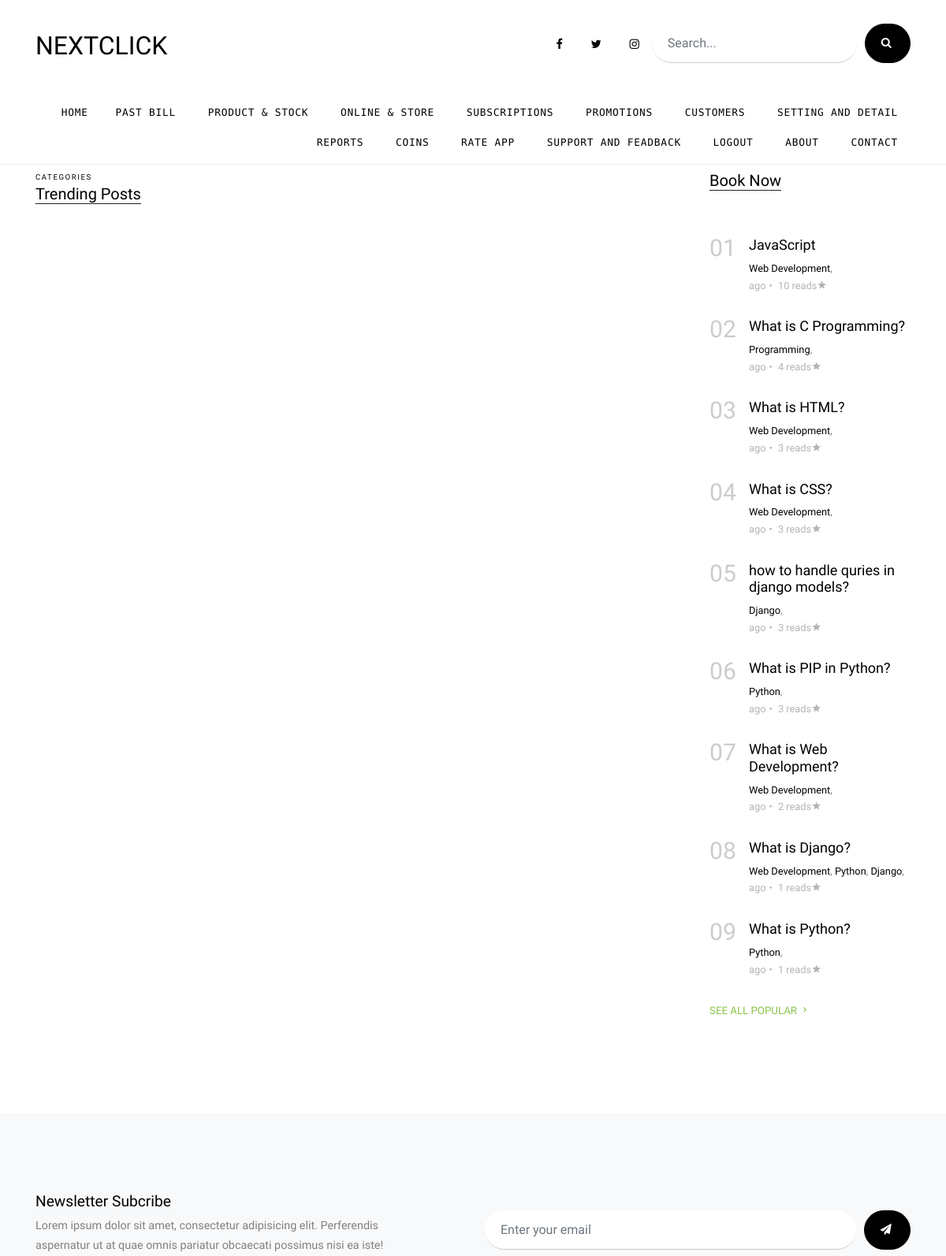
The app's page /view_all/trending (upper part), older data.
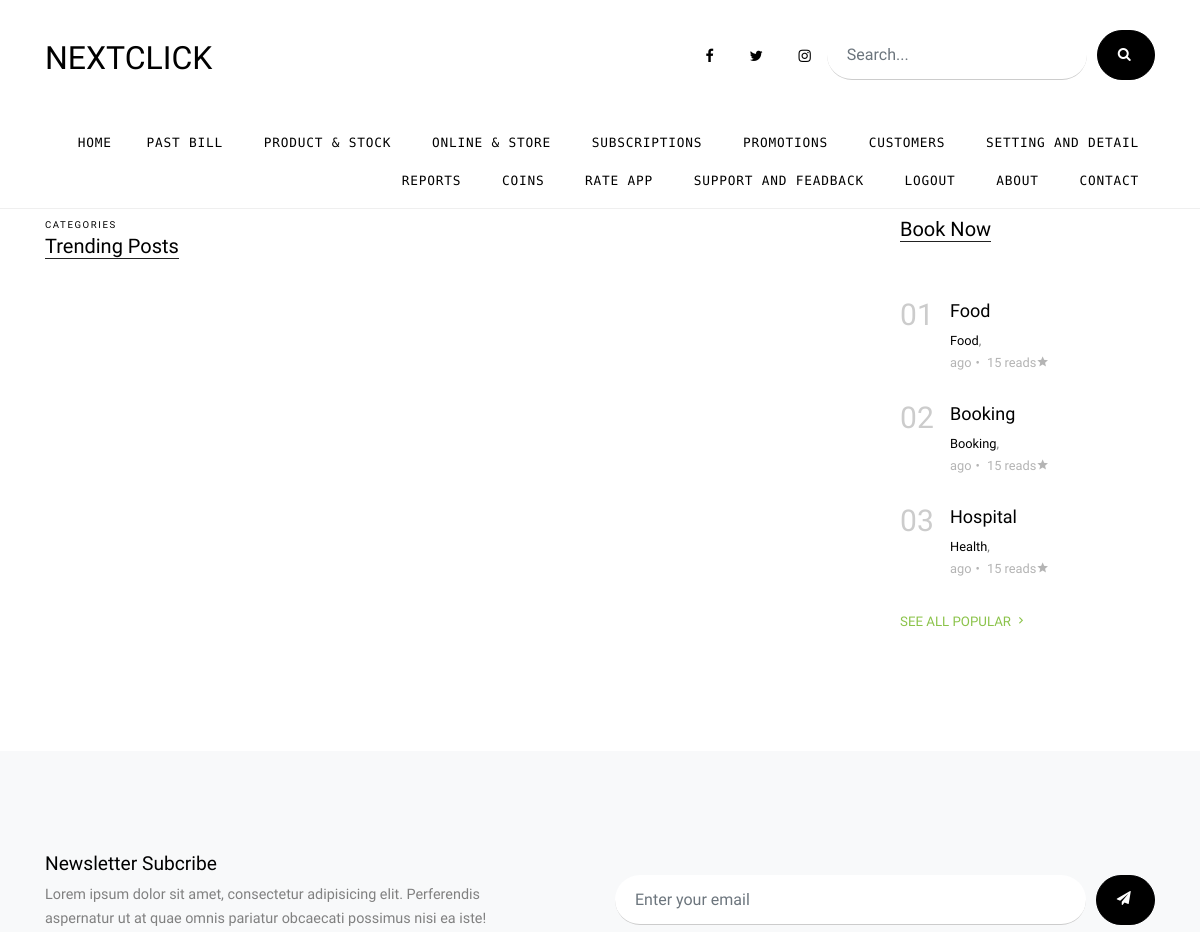
The same page, newer data.
### blog/models.py (models this page shows, shortened)
class Post(models.Model):
    title = models.CharField(max_length=50)
    overview = models.TextField()
    slug = models.SlugField(null=True, blank=True)
    body_text = RichTextUploadingField(null=True)
    time_upload = models.DateTimeField(auto_now_add=True)
    auther = models.ForeignKey(Author, on_delete=models.CASCADE)
    thumbnail = models.ImageField(upload_to='thumbnails')
    publish = models.BooleanField()
    categories = models.ManyToManyField(Categorie)
    read = models.IntegerField(default=0)
    class Meta:
        ordering = ['-pk']

class Categorie(models.Model):
    title = models.CharField(max_length=20)

### blog/views.py (the view)
# urls.py: path('view_all/<str:query>', view_all, name = 'view_all'),
def view_all(request, query):
    week_ago = datetime.date.today() - datetime.timedelta(days=7)
    acpt = ['trending', 'popular']
    q = query.lower()
    if q in acpt:
        if q == acpt[0]:
            parms = {
                'posts': Post.objects.filter(time_upload__gte=week_ago).order_by('-read'),
                'title': "Trending Posts",
                'pop_post': Post.objects.order_by('-read')[:9],
            }
        elif q == acpt[1]:
            parms = {
                'posts': Post.objects.order_by('-read'),
                'title': "Trending Posts",
                'pop_post': Post.objects.order_by('-read')[:9],
            }
        else:
            pass
    return render(request, 'all.html', parms)

### templates/all.html (shortened to what this page needs)
{% extends 'base.html' %}
  {% block body %}
  {% load static %}
    <div class="site-section">
      <div class="container">
        <div class="row">
          <div class="col-lg-9">
            <div class="section-title">
              <span class="caption d-block small">Categories</span>
              <h2>{{title}}</h2>
            </div>
          </div>
          <div class="col-lg-3">
            <div class="section-title">
              <h2>Book Now</h2>
            </div>
             {% for post in pop_post %}
            <div class="trend-entry d-flex">
              <div class="number align-self-start">0{{forloop.counter}}</div>
              <div class="trend-contents">
                <h2><a href="blog-single.html">{{post.title}}</a></h2>
                <div class="post-meta">
                  <span class="d-block">
                    {% for cat in post.categories.all %}
                      <a href="#">{{cat.title}}</a>,
                    {% endfor %}
                  </span>
                  <span class="date-read">{{post.time_uplaod|timesince}} ago<span class="mx-1">&bullet;</span> {{post.read}} reads<span class="icon-star2"></span></span>
                </div>
              </div>
            </div>
            {% endfor %}
            <p>
              <a href="{% url 'view_all' 'popular' %}" class="more">See All Popular <span class="icon-keyboard_arrow_right"></span></a>
            </p>
          </div>
        </div>
      </div>
    </div>
    <div class="site-section subscribe bg-light">
      <div class="container">
        <form action="#" class="row align-items-center">
          <div class="col-md-5 mr-auto">
            <h2>Newsletter Subcribe</h2>
            <p>Lorem ipsum dolor sit amet, consectetur adipisicing elit. Perferendis aspernatur ut at quae omnis pariatur obcaecati possimus nisi ea iste!</p>
          </div>
          <div class="col-md-6 ml-auto">
            <div class="d-flex">
              <input type="email" class="form-control" placeholder="Enter your email">
              <button type="submit" class="btn btn-secondary" ><span class="icon-paper-plane"></span></button>
            </div>
          </div>
        </form>
      </div>
    </div>
  {% endblock body %}

### templates/base.html (shortened to what this page needs)
<!DOCTYPE html>
<html lang="en">
  {% load static %}
<head>
  <link rel="stylesheet" href="{% static 'fonts/icomoon/style.css' %}">
  <link rel="stylesheet" href="{% static 'css/bootstrap.min.css' %}">
  <link rel="stylesheet" href="{% static 'css/jquery-ui.css' %}">
  <link rel="stylesheet" href="{% static 'css/owl.carousel.min.css' %}">
  <link rel="stylesheet" href="{% static 'css/owl.theme.default.min.css' %}">
  <link rel="stylesheet" href="{% static 'css/owl.theme.default.min.css' %}">
  <link rel="stylesheet" href="{% static 'css/jquery.fancybox.mi' %}n.css' %}">
  <link rel="stylesheet" href="{% static 'css/bootstrap-datepicker.css' %}">
  <link rel="stylesheet" href="{% static 'fonts/flaticon/font/flaticon.css' %}">
  <link rel="stylesheet" href="{% static 'css/aos.css' %}">
  <link href="{% static 'css/jquery.mb.YTPlayer.min.css' %}" media="all" rel="stylesheet" type="text/css">
  <link rel="stylesheet" href="{% static 'css/style.css' %}">
</head>
<body data-spy="scroll" data-target=".site-navbar-target" data-offset="300">
<div class="site-wrap">
    <div class="header-top">
        <div class="container">
            <div class="row align-items-center">
                <div class="col-12 col-lg-6 d-flex">
                    <a href="index.html" class="site-logo">
                        NEXTCLICK
                    </a>
                </div>
                <div class="col-12 col-lg-6 ml-auto d-flex">
                    <div class="ml-md-auto top-social d-none d-lg-inline-block">
                        <a href="#" class="d-inline-block p-3"><span class="icon-facebook"></span></a>
                        <a href="#" class="d-inline-block p-3"><span class="icon-twitter"></span></a>
                        <a href="#" class="d-inline-block p-3"><span class="icon-instagram"></span></a>
                    </div>
                    <form action="{% url 'search' %}" class="search-form d-inline-block" method="get">
                        <div class="d-flex">
                            <input type="text" class="form-control" placeholder="Search..." name="q">
                            <button type="submit" class="btn btn-secondary" ><span class="icon-search"></span></button>
                        </div>
                    </form>
                </div>
            </div>
        </div>
        <div class="site-navbar py-2 js-sticky-header site-navbar-target d-none pl-0 d-lg-block" role="banner">
            <div class="container">
                <div class="d-flex align-items-center">
                    <div class="mr-auto">
                        <nav class="site-navigation position-relative text-right" role="navigation">
                            <ul class="site-menu main-menu js-clone-nav mr-auto d-none pl-0 d-lg-block">
                                <li class="active">
                                    <a href="{% url 'home' %}" class="nav-link text-left">Home</a>
                                </li>
                                <li><a href="{% url 'contact' %}" class="nav-link text-left">Past Bill</a></li>
                                <li><a href="{% url 'contact' %}" class="nav-link text-left">Product & Stock</a></li>
                                <li><a href="{% url 'contact' %}" class="nav-link text-left">Online & Store</a></li>
                                <li><a href="{% url 'contact' %}" class="nav-link text-left">Subscriptions</a></li>
                                <li><a href="{% url 'contact' %}" class="nav-link text-left">Promotions</a></li>
                                <li><a href="{% url 'contact' %}" class="nav-link text-left">Customers</a></li>
                                <li><a href="{% url 'contact' %}" class="nav-link text-left">Setting and Detail</a></li>
                                <li><a href="{% url 'contact' %}" class="nav-link text-left">Reports</a></li>
                                <li><a href="{% url 'contact' %}" class="nav-link text-left">Coins</a></li>
                                <li><a href="{% url 'contact' %}" class="nav-link text-left">Rate App</a></li>
                                <li><a href="{% url 'contact' %}" class="nav-link text-left">Support and feadback</a></li>
                                <li><a href="{% url 'contact' %}" class="nav-link text-left">Logout</a></li>
                                <li><a href="{% url 'about' %}" class="nav-link text-left">About</a></li>
                                <li><a href="{% url 'contact' %}" class="nav-link text-left">Contact</a></li>
                            </ul>
                        </nav>
                    </div>
                </div>
            </div>
        </div>
    </div>
{% block body %}
{% endblock body %}
</body>
</html>

### templates/base.html (style rules this page uses)
body { margin: 0px; padding: 0px; }

Row changes from the older to the newer data that the page shows:
removed Post: title "JavaScript", read "10", Categorie (title "Web Development")
removed Post: title "What is C Programming?", read "4"
no longer on this page (row edited): Categorie: title "Programming", shown under "What is C Programming?"
removed Post: title "What is HTML?", read "3", Categorie (title "Web Development")
removed Post: title "What is CSS?", read "3", Categorie (title "Web Development")
removed Post: title "What is Web Development?", read "2", Categorie (title "Web Development")
removed Post: title "What is Django?", read "1", Categorie (title "Web Development"), Categorie (title "Python"), Categorie (title "Django")
changed Post: title "What is Python?" → "Food"; gains Categorie (title "Food"); read "1" → "15"; loses Categorie (title "Python"); moves up the list
changed Post: title "how to handle quries in django models?" → "Booking"; gains Categorie (title "Booking"); read "3" → "15"; loses Categorie (title "Django")
changed Post: title "What is PIP in Python?" → "Hospital"; read "3" → "15"
changed Categorie: title "Python" → "Health"
